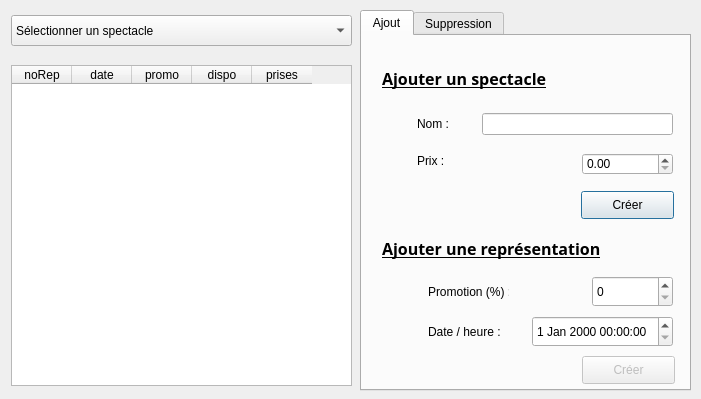
<?xml version="1.0" encoding="UTF-8"?>
<ui version="4.0">
 <class>gererRep</class>
 <widget class="QDialog" name="gererRep">
  <property name="geometry">
   <rect>
    <x>0</x>
    <y>0</y>
    <width>701</width>
    <height>399</height>
   </rect>
  </property>
  <property name="windowTitle">
   <string>Gérer les représentations</string>
  </property>
  <widget class="QWidget" name="verticalLayoutWidget">
   <property name="geometry">
    <rect>
     <x>11</x>
     <y>65</y>
     <width>341</width>
     <height>321</height>
    </rect>
   </property>
   <layout class="QVBoxLayout" name="verticalLayout">
    <item>
     <widget class="QTableWidget" name="tableRep">
      <attribute name="horizontalHeaderDefaultSectionSize">
       <number>60</number>
      </attribute>
      <attribute name="verticalHeaderVisible">
       <bool>false</bool>
      </attribute>
      <column>
       <property name="text">
        <string>noRep</string>
       </property>
      </column>
      <column>
       <property name="text">
        <string>date</string>
       </property>
      </column>
      <column>
       <property name="text">
        <string>promo</string>
       </property>
      </column>
      <column>
       <property name="text">
        <string>dispo</string>
       </property>
      </column>
      <column>
       <property name="text">
        <string>prises</string>
       </property>
      </column>
     </widget>
    </item>
   </layout>
  </widget>
  <widget class="QComboBox" name="comboBox_spectacle">
   <property name="geometry">
    <rect>
     <x>11</x>
     <y>15</y>
     <width>341</width>
     <height>31</height>
    </rect>
   </property>
   <item>
    <property name="text">
     <string>Sélectionner un spectacle</string>
    </property>
   </item>
  </widget>
  <widget class="QTabWidget" name="tabActions">
   <property name="geometry">
    <rect>
     <x>360</x>
     <y>10</y>
     <width>331</width>
     <height>381</height>
    </rect>
   </property>
   <property name="currentIndex">
    <number>0</number>
   </property>
   <widget class="QWidget" name="tabAjout">
    <attribute name="title">
     <string>Ajout</string>
    </attribute>
    <widget class="QPushButton" name="addSpec">
     <property name="geometry">
      <rect>
       <x>219</x>
       <y>155</y>
       <width>93</width>
       <height>28</height>
      </rect>
     </property>
     <property name="text">
      <string>Créer</string>
     </property>
    </widget>
    <widget class="QLabel" name="label_dateRep">
     <property name="geometry">
      <rect>
       <x>66</x>
       <y>280</y>
       <width>101</width>
       <height>31</height>
      </rect>
     </property>
     <property name="text">
      <string>Date / heure :</string>
     </property>
    </widget>
    <widget class="QPushButton" name="addRep">
     <property name="enabled">
      <bool>false</bool>
     </property>
     <property name="geometry">
      <rect>
       <x>220</x>
       <y>320</y>
       <width>93</width>
       <height>28</height>
      </rect>
     </property>
     <property name="text">
      <string>Créer</string>
     </property>
    </widget>
    <widget class="QLabel" name="label_representation">
     <property name="geometry">
      <rect>
       <x>20</x>
       <y>187</y>
       <width>261</width>
       <height>51</height>
      </rect>
     </property>
     <property name="font">
      <font>
       <family>Myanmar Text</family>
       <weight>75</weight>
       <bold>true</bold>
      </font>
     </property>
     <property name="text">
      <string>&lt;html&gt;&lt;head/&gt;&lt;body&gt;&lt;p&gt;&lt;span style=&quot; font-size:12pt; text-decoration: underline;&quot;&gt;Ajouter une représentation&lt;/span&gt;&lt;/p&gt;&lt;/body&gt;&lt;/html&gt;</string>
     </property>
    </widget>
    <widget class="QDoubleSpinBox" name="doubleSpinBox_prixSpec">
     <property name="geometry">
      <rect>
       <x>220</x>
       <y>117</y>
       <width>91</width>
       <height>22</height>
      </rect>
     </property>
    </widget>
    <widget class="QLineEdit" name="lineEdit_nomSpec">
     <property name="geometry">
      <rect>
       <x>120</x>
       <y>77</y>
       <width>191</width>
       <height>22</height>
      </rect>
     </property>
    </widget>
    <widget class="QLabel" name="label_spectacle">
     <property name="geometry">
      <rect>
       <x>20</x>
       <y>17</y>
       <width>221</width>
       <height>51</height>
      </rect>
     </property>
     <property name="font">
      <font>
       <family>Myanmar Text</family>
       <weight>75</weight>
       <bold>true</bold>
      </font>
     </property>
     <property name="text">
      <string>&lt;html&gt;&lt;head/&gt;&lt;body&gt;&lt;p&gt;&lt;span style=&quot; font-size:12pt; text-decoration: underline;&quot;&gt;Ajouter un spectacle&lt;/span&gt;&lt;/p&gt;&lt;/body&gt;&lt;/html&gt;</string>
     </property>
    </widget>
    <widget class="QLabel" name="label_prixSpec">
     <property name="geometry">
      <rect>
       <x>55</x>
       <y>117</y>
       <width>55</width>
       <height>16</height>
      </rect>
     </property>
     <property name="text">
      <string>Prix :</string>
     </property>
    </widget>
    <widget class="QDateTimeEdit" name="dateTimeEdit_dateRep">
     <property name="geometry">
      <rect>
       <x>170</x>
       <y>280</y>
       <width>141</width>
       <height>31</height>
      </rect>
     </property>
    </widget>
    <widget class="QLabel" name="label_nomSpec">
     <property name="geometry">
      <rect>
       <x>55</x>
       <y>77</y>
       <width>55</width>
       <height>21</height>
      </rect>
     </property>
     <property name="text">
      <string>Nom :</string>
     </property>
    </widget>
    <widget class="QLabel" name="label_promoRep">
     <property name="geometry">
      <rect>
       <x>66</x>
       <y>240</y>
       <width>81</width>
       <height>31</height>
      </rect>
     </property>
     <property name="text">
      <string>Promotion (%) :</string>
     </property>
    </widget>
    <widget class="QLabel" name="label_specAddResult">
     <property name="geometry">
      <rect>
       <x>10</x>
       <y>160</y>
       <width>201</width>
       <height>21</height>
      </rect>
     </property>
     <property name="text">
      <string/>
     </property>
     <property name="alignment">
      <set>Qt::AlignCenter</set>
     </property>
    </widget>
    <widget class="QLabel" name="label_resAddResult">
     <property name="geometry">
      <rect>
       <x>0</x>
       <y>320</y>
       <width>221</width>
       <height>21</height>
      </rect>
     </property>
     <property name="text">
      <string/>
     </property>
     <property name="alignment">
      <set>Qt::AlignCenter</set>
     </property>
    </widget>
    <widget class="QSpinBox" name="doubleSpinBox_promoRep">
     <property name="geometry">
      <rect>
       <x>230</x>
       <y>240</y>
       <width>81</width>
       <height>31</height>
      </rect>
     </property>
    </widget>
   </widget>
   <widget class="QWidget" name="tabSupp">
    <attribute name="title">
     <string>Suppression</string>
    </attribute>
    <widget class="QLabel" name="label_representation_2">
     <property name="geometry">
      <rect>
       <x>20</x>
       <y>190</y>
       <width>261</width>
       <height>51</height>
      </rect>
     </property>
     <property name="font">
      <font>
       <family>Myanmar Text</family>
       <weight>75</weight>
       <bold>true</bold>
      </font>
     </property>
     <property name="text">
      <string>&lt;html&gt;&lt;head/&gt;&lt;body&gt;&lt;p&gt;&lt;span style=&quot; font-size:12pt; text-decoration: underline;&quot;&gt;Supprimer une représentation&lt;/span&gt;&lt;/p&gt;&lt;/body&gt;&lt;/html&gt;</string>
     </property>
    </widget>
    <widget class="QLabel" name="label_spectacle_2">
     <property name="geometry">
      <rect>
       <x>20</x>
       <y>20</y>
       <width>221</width>
       <height>51</height>
      </rect>
     </property>
     <property name="font">
      <font>
       <family>Myanmar Text</family>
       <weight>75</weight>
       <bold>true</bold>
      </font>
     </property>
     <property name="text">
      <string>&lt;html&gt;&lt;head/&gt;&lt;body&gt;&lt;p&gt;&lt;span style=&quot; font-size:12pt; text-decoration: underline;&quot;&gt;Supprimer ce spectacle&lt;/span&gt;&lt;/p&gt;&lt;/body&gt;&lt;/html&gt;</string>
     </property>
    </widget>
    <widget class="QPushButton" name="pushButton_supprSpec">
     <property name="geometry">
      <rect>
       <x>120</x>
       <y>100</y>
       <width>91</width>
       <height>31</height>
      </rect>
     </property>
     <property name="text">
      <string>SUPPRIMER</string>
     </property>
    </widget>
    <widget class="QPushButton" name="pushButton_supprRep">
     <property name="geometry">
      <rect>
       <x>200</x>
       <y>260</y>
       <width>91</width>
       <height>31</height>
      </rect>
     </property>
     <property name="text">
      <string>SUPPRIMER</string>
     </property>
    </widget>
    <widget class="QComboBox" name="comboBox_supprRep">
     <property name="geometry">
      <rect>
       <x>20</x>
       <y>260</y>
       <width>171</width>
       <height>31</height>
      </rect>
     </property>
     <item>
      <property name="text">
       <string>Choisir une représentation</string>
      </property>
     </item>
    </widget>
    <widget class="QLabel" name="label_specDel">
     <property name="geometry">
      <rect>
       <x>4</x>
       <y>65</y>
       <width>321</width>
       <height>21</height>
      </rect>
     </property>
     <property name="text">
      <string/>
     </property>
     <property name="alignment">
      <set>Qt::AlignCenter</set>
     </property>
    </widget>
    <widget class="QLabel" name="label_specDelResult">
     <property name="geometry">
      <rect>
       <x>-4</x>
       <y>150</y>
       <width>331</width>
       <height>20</height>
      </rect>
     </property>
     <property name="text">
      <string/>
     </property>
     <property name="alignment">
      <set>Qt::AlignCenter</set>
     </property>
    </widget>
    <widget class="QLabel" name="label_resDelResult">
     <property name="geometry">
      <rect>
       <x>-3</x>
       <y>318</y>
       <width>331</width>
       <height>20</height>
      </rect>
     </property>
     <property name="text">
      <string/>
     </property>
     <property name="alignment">
      <set>Qt::AlignCenter</set>
     </property>
    </widget>
   </widget>
  </widget>
 </widget>
 <resources/>
 <connections/>
</ui>
